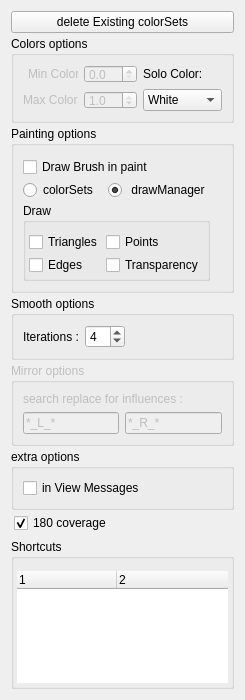
       <widget class="QWidget" name="scrollAreaWidgetContents">
        <property name="geometry">
         <rect>
          <x>0</x>
          <y>0</y>
          <width>245</width>
          <height>633</height>
         </rect>
        </property>
        <layout class="QGridLayout" name="gridLayout_7">
         <item row="0" column="0">
          <widget class="QFrame" name="frame">
           <property name="minimumSize">
            <size>
             <width>3</width>
             <height>0</height>
            </size>
           </property>
           <property name="maximumSize">
            <size>
             <width>300</width>
             <height>16777215</height>
            </size>
           </property>
           <property name="frameShape">
            <enum>QFrame::NoFrame</enum>
           </property>
           <property name="frameShadow">
            <enum>QFrame::Raised</enum>
           </property>
           <layout class="QVBoxLayout" name="verticalLayout">
            <property name="spacing">
             <number>3</number>
            </property>
            <property name="margin">
             <number>0</number>
            </property>
            <item>
             <widget class="QPushButton" name="deleteExisitingColorSets_btn">
              <property name="text">
               <string>delete Existing colorSets</string>
              </property>
             </widget>
            </item>
            <item>
             <widget class="QGroupBox" name="groupBox">
              <property name="title">
               <string>Colors options</string>
              </property>
              <layout class="QGridLayout" name="gridLayout_3">
               <property name="margin">
                <number>9</number>
               </property>
               <property name="spacing">
                <number>6</number>
               </property>
               <item row="0" column="0">
                <widget class="QLabel" name="minColor_lbl">
                 <property name="enabled">
                  <bool>false</bool>
                 </property>
                 <property name="maximumSize">
                  <size>
                   <width>50</width>
                   <height>16777215</height>
                  </size>
                 </property>
                 <property name="layoutDirection">
                  <enum>Qt::RightToLeft</enum>
                 </property>
                 <property name="text">
                  <string>Min Color</string>
                 </property>
                </widget>
               </item>
               <item row="0" column="1">
                <widget class="QDoubleSpinBox" name="minColor_sb">
                 <property name="enabled">
                  <bool>false</bool>
                 </property>
                 <property name="minimumSize">
                  <size>
                   <width>50</width>
                   <height>0</height>
                  </size>
                 </property>
                 <property name="maximumSize">
                  <size>
                   <width>60</width>
                   <height>18</height>
                  </size>
                 </property>
                 <property name="decimals">
                  <number>1</number>
                 </property>
                 <property name="maximum">
                  <double>1.000000000000000</double>
                 </property>
                 <property name="singleStep">
                  <double>0.100000000000000</double>
                 </property>
                </widget>
               </item>
               <item row="0" column="2">
                <widget class="QLabel" name="label_4">
                 <property name="text">
                  <string>Solo Color:</string>
                 </property>
                </widget>
               </item>
               <item row="1" column="0">
                <widget class="QLabel" name="label_3">
                 <property name="enabled">
                  <bool>false</bool>
                 </property>
                 <property name="layoutDirection">
                  <enum>Qt::RightToLeft</enum>
                 </property>
                 <property name="text">
                  <string>Max Color</string>
                 </property>
                </widget>
               </item>
               <item row="1" column="1">
                <widget class="QDoubleSpinBox" name="maxColor_sb">
                 <property name="enabled">
                  <bool>false</bool>
                 </property>
                 <property name="minimumSize">
                  <size>
                   <width>50</width>
                   <height>0</height>
                  </size>
                 </property>
                 <property name="maximumSize">
                  <size>
                   <width>16777215</width>
                   <height>18</height>
                  </size>
                 </property>
                 <property name="decimals">
                  <number>1</number>
                 </property>
                 <property name="maximum">
                  <double>1.000000000000000</double>
                 </property>
                 <property name="singleStep">
                  <double>0.100000000000000</double>
                 </property>
                 <property name="value">
                  <double>1.000000000000000</double>
                 </property>
                </widget>
               </item>
               <item row="1" column="2">
                <widget class="QComboBox" name="soloColor_cb">
                 <property name="minimumSize">
                  <size>
                   <width>70</width>
                   <height>0</height>
                  </size>
                 </property>
                 <property name="maximumSize">
                  <size>
                   <width>80</width>
                   <height>16777215</height>
                  </size>
                 </property>
                 <item>
                  <property name="text">
                   <string>White</string>
                  </property>
                 </item>
                 <item>
                  <property name="text">
                   <string>Lava</string>
                  </property>
                 </item>
                 <item>
                  <property name="text">
                   <string>Influence</string>
                  </property>
                 </item>
                </widget>
               </item>
              </layout>
             </widget>
            </item>
            <item>
             <widget class="QGroupBox" name="groupBox_4">
              <property name="minimumSize">
               <size>
                <width>0</width>
                <height>0</height>
               </size>
              </property>
              <property name="title">
               <string>Painting options</string>
              </property>
              <layout class="QGridLayout" name="gridLayout_6">
               <property name="leftMargin">
                <number>9</number>
               </property>
               <property name="topMargin">
                <number>11</number>
               </property>
               <property name="rightMargin">
                <number>9</number>
               </property>
               <property name="bottomMargin">
                <number>9</number>
               </property>
               <property name="spacing">
                <number>3</number>
               </property>
               <item row="1" column="0">
                <widget class="QRadioButton" name="colorSets_rb">
                 <property name="text">
                  <string>colorSets</string>
                 </property>
                </widget>
               </item>
               <item row="1" column="1">
                <widget class="QRadioButton" name="drawManager_rb">
                 <property name="text">
                  <string> drawManager</string>
                 </property>
                 <property name="checked">
                  <bool>true</bool>
                 </property>
                </widget>
               </item>
               <item row="3" column="0" colspan="2">
                <widget class="QGroupBox" name="drawManager_gb">
                 <property name="title">
                  <string>Draw</string>
                 </property>
                 <layout class="QGridLayout" name="gridLayout_5">
                  <property name="leftMargin">
                   <number>3</number>
                  </property>
                  <property name="topMargin">
                   <number>9</number>
                  </property>
                  <property name="rightMargin">
                   <number>3</number>
                  </property>
                  <property name="bottomMargin">
                   <number>3</number>
                  </property>
                  <property name="spacing">
                   <number>3</number>
                  </property>
                  <item row="0" column="0">
                   <widget class="QCheckBox" name="meshdrawTriangles_cb">
                    <property name="text">
                     <string>Triangles</string>
                    </property>
                    <property name="checked">
                     <bool>false</bool>
                    </property>
                   </widget>
                  </item>
                  <item row="0" column="1">
                   <widget class="QCheckBox" name="meshdrawPoints_cb">
                    <property name="text">
                     <string>Points</string>
                    </property>
                   </widget>
                  </item>
                  <item row="1" column="0">
                   <widget class="QCheckBox" name="meshdrawEdges_cb">
                    <property name="text">
                     <string>Edges</string>
                    </property>
                   </widget>
                  </item>
                  <item row="1" column="1">
                   <widget class="QCheckBox" name="meshdrawTransparency_cb">
                    <property name="text">
                     <string>Transparency</string>
                    </property>
                   </widget>
                  </item>
                 </layout>
                </widget>
               </item>
               <item row="1" column="2">
                <spacer name="horizontalSpacer_13">
                 <property name="orientation">
                  <enum>Qt::Horizontal</enum>
                 </property>
                 <property name="sizeHint" stdset="0">
                  <size>
                   <width>40</width>
                   <height>20</height>
                  </size>
                 </property>
                </spacer>
               </item>
               <item row="0" column="0" colspan="2">
                <widget class="QCheckBox" name="drawBrush_cb">
                 <property name="text">
                  <string>Draw Brush in paint</string>
                 </property>
                </widget>
               </item>
              </layout>
             </widget>
            </item>
            <item>
             <widget class="QGroupBox" name="groupBox_3">
              <property name="enabled">
               <bool>true</bool>
              </property>
              <property name="minimumSize">
               <size>
                <width>0</width>
                <height>0</height>
               </size>
              </property>
              <property name="title">
               <string>Smooth options</string>
              </property>
              <layout class="QHBoxLayout" name="smoothOption_lay">
               <property name="spacing">
                <number>6</number>
               </property>
               <property name="margin">
                <number>9</number>
               </property>
               <item>
                <widget class="QLabel" name="label_5">
                 <property name="enabled">
                  <bool>true</bool>
                 </property>
                 <property name="text">
                  <string>Iterations :</string>
                 </property>
                </widget>
               </item>
               <item>
                <widget class="QSpinBox" name="smoothRepeat_spn">
                 <property name="minimumSize">
                  <size>
                   <width>40</width>
                   <height>0</height>
                  </size>
                 </property>
                 <property name="minimum">
                  <number>1</number>
                 </property>
                 <property name="maximum">
                  <number>9</number>
                 </property>
                 <property name="value">
                  <number>4</number>
                 </property>
                </widget>
               </item>
               <item>
                <spacer name="horizontalSpacer_12">
                 <property name="orientation">
                  <enum>Qt::Horizontal</enum>
                 </property>
                 <property name="sizeHint" stdset="0">
                  <size>
                   <width>40</width>
                   <height>20</height>
                  </size>
                 </property>
                </spacer>
               </item>
              </layout>
             </widget>
            </item>
            <item>
             <widget class="QGroupBox" name="mirrorOption_gb">
              <property name="enabled">
               <bool>false</bool>
              </property>
              <property name="title">
               <string>Mirror options</string>
              </property>
              <layout class="QVBoxLayout" name="verticalLayout_3">
               <item>
                <widget class="QLabel" name="label_17">
                 <property name="text">
                  <string>search replace for influences :</string>
                 </property>
                </widget>
               </item>
               <item>
                <layout class="QHBoxLayout" name="horizontalLayout_3">
                 <item>
                  <widget class="QLineEdit" name="uiLeftNamesLE">
                   <property name="text">
                    <string>*_L_*</string>
                   </property>
                  </widget>
                 </item>
                 <item>
                  <widget class="QLineEdit" name="uiRightNamesLE">
                   <property name="text">
                    <string>*_R_*</string>
                   </property>
                  </widget>
                 </item>
                </layout>
               </item>
              </layout>
             </widget>
            </item>
            <item>
             <widget class="QGroupBox" name="groupBox_5">
              <property name="title">
               <string>extra options</string>
              </property>
              <layout class="QVBoxLayout" name="verticalLayout_4">
               <item>
                <widget class="QCheckBox" name="message_cb">
                 <property name="text">
                  <string>in View Messages</string>
                 </property>
                 <property name="checked">
                  <bool>false</bool>
                 </property>
                </widget>
               </item>
              </layout>
             </widget>
            </item>
            <item>
             <layout class="QHBoxLayout" name="horizontalLayout_8">
              <property name="leftMargin">
               <number>3</number>
              </property>
              <item>
               <widget class="QCheckBox" name="coverage_cb">
                <property name="layoutDirection">
                 <enum>Qt::LeftToRight</enum>
                </property>
                <property name="text">
                 <string>180 coverage</string>
                </property>
                <property name="checked">
                 <bool>true</bool>
                </property>
                <property name="autoExclusive">
                 <bool>false</bool>
                </property>
               </widget>
              </item>
             </layout>
            </item>
            <item>
             <spacer name="verticalSpacer">
              <property name="orientation">
               <enum>Qt::Vertical</enum>
              </property>
              <property name="sizeHint" stdset="0">
               <size>
                <width>20</width>
                <height>40</height>
               </size>
              </property>
             </spacer>
            </item>
           </layout>
          </widget>
         </item>
         <item row="0" column="1">
          <spacer name="horizontalSpacer_11">
           <property name="orientation">
            <enum>Qt::Horizontal</enum>
           </property>
           <property name="sizeHint" stdset="0">
            <size>
             <width>40</width>
             <height>20</height>
            </size>
           </property>
          </spacer>
         </item>
         <item row="1" column="0">
          <widget class="QGroupBox" name="shortcuts_gb">
           <property name="minimumSize">
            <size>
             <width>0</width>
             <height>150</height>
            </size>
           </property>
           <property name="title">
            <string>Shortcuts</string>
           </property>
           <layout class="QVBoxLayout" name="verticalLayout_5">
            <property name="spacing">
             <number>0</number>
            </property>
            <property name="leftMargin">
             <number>3</number>
            </property>
            <property name="topMargin">
             <number>12</number>
            </property>
            <property name="rightMargin">
             <number>3</number>
            </property>
            <property name="bottomMargin">
             <number>3</number>
            </property>
            <item>
             <widget class="QTreeWidget" name="shortCut_Tree">
              <property name="frameShape">
               <enum>QFrame::NoFrame</enum>
              </property>
              <property name="frameShadow">
               <enum>QFrame::Plain</enum>
              </property>
              <property name="midLineWidth">
               <number>1</number>
              </property>
              <property name="columnCount">
               <number>2</number>
              </property>
              <attribute name="headerStretchLastSection">
               <bool>true</bool>
              </attribute>
              <attribute name="headerStretchLastSection">
               <bool>true</bool>
              </attribute>
              <column>
               <property name="text">
                <string notr="true">1</string>
               </property>
              </column>
              <column>
               <property name="text">
                <string notr="true">2</string>
               </property>
              </column>
             </widget>
            </item>
           </layout>
          </widget>
         </item>
        </layout>
       </widget>
